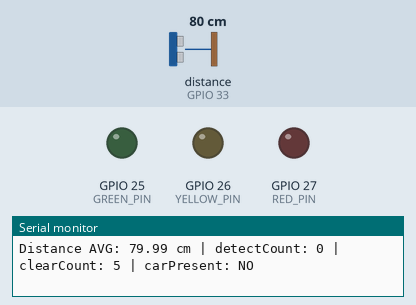
Recording of a sketch running on a simulated ESP32. Shown: output pins drawn as LEDs (lit = HIGH), the last lines printed to the serial monitor. Wiring (inferred from the names in the program): ultrasonic range finder: trigger GPIO 32; echo GPIO 33. The inputs (shaded band) are chosen by the test bench; at power-on: distance to the obstacle (sensor on GPIO 33) 80 cm. The echo pulse lasts 58.3 µs per cm; WiFi joins after 1.5 s; servers stay silent unless stated; no MQTT or app messages arrive unless stated; pins used as bus, display or sensor lines are not drawn.

Above: at 2.7 s.
2.8 s: distance to the obstacle (sensor on GPIO 33) set to 6 cm
4.7 s: distance to the obstacle (sensor on GPIO 33) set to 3 cm
At 6.6 s:
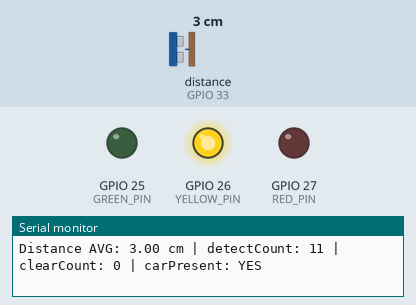
9.8 s: distance to the obstacle (sensor on GPIO 33) set to 9 cm
At 12.3 s:
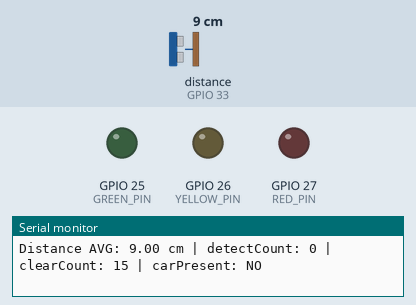
12.8 s: distance to the obstacle (sensor on GPIO 33) set to 2 cm
At 13.8 s:
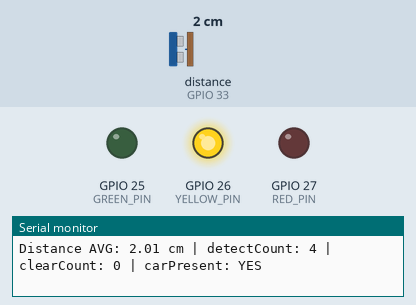
Timing chart, 0 to 15.8 s (numbered marks = the images above; inputs shaded):
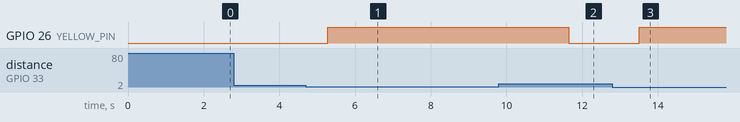

Measured:
- the behaviour switches between 5 and 4 cm on distance to the obstacle (sensor on GPIO 33) (found by bisection; images 0 and 1)
- after the input at 4.7 s, GPIO 26 (YELLOW_PIN): LOW → HIGH after 0.58 s
- after the input at 9.8 s, GPIO 26 (YELLOW_PIN): HIGH → LOW after 1.8 s
- after the input at 12.8 s, GPIO 26 (YELLOW_PIN): LOW → HIGH after 0.71 s

The sketch:

ParkingIoTControl_V7_OTA_slot3.ino
```cpp
#include <WiFi.h>
#include <WiFiClientSecure.h>
#include <PubSubClient.h>
#include <ArduinoJson.h>
#include <ArduinoOTA.h>
// PORT: 172.20.10.4
const char* ssid = "WiFiName";
const char* password = "WiFiPassword";

const char* mqttServer = "MQTTBroker";
const int mqttPort = 8883;

const char* mqttUsername = "SequentialMQTTBrokerUsername";
const char* mqttPassword = "SequentialMQTTBrokerPassword";

const char* slotId = "slot03";

char topicCmd[64];
char topicStatus[64];
char mqttClientId[64];

#define TRIG_PIN 32
#define ECHO_PIN 33

#define GREEN_PIN 25
#define YELLOW_PIN 26
#define RED_PIN 27

enum ParkingState {
  IDLE,
  RESERVED,
  WAIT_CONFIRM,
  OCCUPIED_RESERVED,
  ALERT_NO_RESERVATION,
  VIOLATION
};

ParkingState currentState = IDLE;

WiFiClientSecure espClient;
PubSubClient client(espClient);

char reservedUserId[64] = {0};

unsigned long waitStartTime = 0;
const unsigned long WAIT_CONFIRM_TIMEOUT = 10000;
const unsigned long ABSENT_CONFIRM_MS = 1200;

// Ultrasonic config
const float CAR_DETECT_CM = 4.6;
const unsigned long ULTRA_TIMEOUT_US = 30000;
const int ULTRA_SAMPLES = 5;

// Noise filter
const int DETECT_CONFIRM_COUNT = 4;
const int CLEAR_CONFIRM_COUNT = 4;

int detectCount = 0;
int clearCount = 0;

bool carPresent = false;
unsigned long absentSince = 0;

void buildTopics() {
  snprintf(topicCmd, sizeof(topicCmd), "parking/%s/cmd", slotId);
  snprintf(topicStatus, sizeof(topicStatus), "parking/%s/status", slotId);
  snprintf(mqttClientId, sizeof(mqttClientId), "ESP32_%s", slotId);
}

void setLight(bool g, bool y, bool r) {
  digitalWrite(GREEN_PIN, g);
  digitalWrite(YELLOW_PIN, y);
  digitalWrite(RED_PIN, r);
}

void setLightByState() {
  switch (currentState) {
    case IDLE:
      setLight(0, 0, 0);
      break;

    case RESERVED:
      setLight(1, 0, 0);
      break;

    case WAIT_CONFIRM:
    case OCCUPIED_RESERVED:
      setLight(0, 0, 1);
      break;

    case ALERT_NO_RESERVATION:
    case VIOLATION:
      setLight(0, 1, 0);
      break;
  }
}

void publishStatus(const char* state) {
  StaticJsonDocument<200> doc;

  doc["slotId"] = slotId;
  doc["state"] = state;

  if (reservedUserId[0] != '\0') {
    doc["userId"] = reservedUserId;
  }

  if (currentState == WAIT_CONFIRM) {
    unsigned long elapsed = millis() - waitStartTime;

    unsigned long remaining =
      (elapsed >= WAIT_CONFIRM_TIMEOUT)
      ? 0
      : (WAIT_CONFIRM_TIMEOUT - elapsed);

    doc["remainingMs"] = remaining;
  }

  char buffer[200];
  size_t n = serializeJson(doc, buffer, sizeof(buffer));

  client.publish(topicStatus, (const uint8_t*)buffer, n, true);

  Serial.print("MQTT publish: ");
  Serial.println(buffer);
}

float readDistanceCm() {
  digitalWrite(TRIG_PIN, LOW);
  delayMicroseconds(2);

  digitalWrite(TRIG_PIN, HIGH);
  delayMicroseconds(10);

  digitalWrite(TRIG_PIN, LOW);

  unsigned long duration = pulseIn(ECHO_PIN, HIGH, ULTRA_TIMEOUT_US);

  if (duration == 0) {
    return -1.0;
  }

  float distance = duration * 0.0343 / 2.0;
  return distance;
}

void updateCarPresent() {
  float sum = 0.0;
  int validCount = 0;

  for (int i = 0; i < ULTRA_SAMPLES; i++) {
    float distance = readDistanceCm();

    if (distance > 0.0 && distance < 100.0) {
      sum += distance;
      validCount++;
    }

    delay(30);
  }

  if (validCount == 0) {
    clearCount++;
    detectCount = 0;

    if (clearCount >= CLEAR_CONFIRM_COUNT) {
      carPresent = false;
    }

    return;
  }

  float avgDistance = sum / validCount;

  Serial.print("Distance AVG: ");
  Serial.print(avgDistance);
  Serial.print(" cm | detectCount: ");
  Serial.print(detectCount);
  Serial.print(" | clearCount: ");
  Serial.print(clearCount);
  Serial.print(" | carPresent: ");
  Serial.println(carPresent ? "YES" : "NO");

  if (avgDistance <= CAR_DETECT_CM) {
    detectCount++;
    clearCount = 0;
  } else {
    clearCount++;
    detectCount = 0;
  }

  if (detectCount >= DETECT_CONFIRM_COUNT) {
    carPresent = true;
  }

  if (clearCount >= CLEAR_CONFIRM_COUNT) {
    carPresent = false;
  }
}

bool carLeftConfirmed() {
  if (carPresent) {
    absentSince = 0;
    return false;
  }

  if (absentSince == 0) {
    absentSince = millis();
  }

  return (millis() - absentSince >= ABSENT_CONFIRM_MS);
}

void callback(char* topic, byte* payload, unsigned int length) {
  Serial.print("MQTT message arrived on topic: ");
  Serial.println(topic);

  StaticJsonDocument<256> doc;

  DeserializationError err = deserializeJson(doc, payload, length);

  if (err) {
    Serial.print("JSON parse failed: ");
    Serial.println(err.c_str());
    return;
  }

  const char* action = doc["action"] | "";
  const char* userId = doc["userId"] | "";

  Serial.print("Action: ");
  Serial.println(action);

  Serial.print("UserID: ");
  Serial.println(userId);

  if (strcmp(action, "reserve") == 0 && currentState == IDLE) {
    if (userId[0] == '\0') return;

    strncpy(reservedUserId, userId, sizeof(reservedUserId) - 1);
    reservedUserId[sizeof(reservedUserId) - 1] = '\0';

    currentState = RESERVED;

    setLightByState();
    publishStatus("reserved");

    return;
  }

  if (
    (
      strcmp(action, "cancel") == 0 ||
      strcmp(action, "expire") == 0
    ) &&
    currentState == RESERVED
  ) {
    reservedUserId[0] = '\0';

    currentState = IDLE;

    setLightByState();
    publishStatus("idle");

    return;
  }

  if (strcmp(action, "confirm") == 0 && currentState == WAIT_CONFIRM) {
    if (userId[0] == '\0') return;

    if (strcmp(userId, reservedUserId) == 0) {
      currentState = OCCUPIED_RESERVED;

      setLightByState();
      publishStatus("occupied_reserved");
    } else {
      publishStatus("confirm_rejected");
    }

    return;
  }
}

void reconnectWiFiIfNeeded() {
  if (WiFi.status() == WL_CONNECTED) return;

  Serial.println("WiFi disconnected, reconnecting");

  WiFi.disconnect();
  WiFi.begin(ssid, password);

  unsigned long start = millis();

  while (
    WiFi.status() != WL_CONNECTED &&
    millis() - start < 15000
  ) {
    Serial.print(".");
    delay(500);
  }

  Serial.println();
}

void reconnectMQTT() {
  static unsigned long lastAttempt = 0;

  if (client.connected()) return;

  if (millis() - lastAttempt < 2000) return;

  lastAttempt = millis();

  Serial.print("Connecting to MQTT (TLS)...");

  if (client.connect(mqttClientId, mqttUsername, mqttPassword)) {
    Serial.println("connected");

    client.subscribe(topicCmd);

    Serial.print("Subscribed to topic: ");
    Serial.println(topicCmd);

    publishStatus(
      currentState == IDLE ? "idle" :
      currentState == RESERVED ? "reserved" :
      currentState == WAIT_CONFIRM ? "wait_confirm" :
      currentState == OCCUPIED_RESERVED ? "occupied_reserved" :
      currentState == ALERT_NO_RESERVATION ? "occupied_no_reservation" :
      "violation"
    );

  } else {
    Serial.print("failed, rc=");
    Serial.println(client.state());
  }
}

void setupOTA() {
  ArduinoOTA.setHostname("smartparking-slot01");
  ArduinoOTA.setPassword("123456");

  ArduinoOTA
    .onStart([]() {
      Serial.println("OTA Start");
    })
    .onEnd([]() {
      Serial.println("\nOTA End");
    })
    .onProgress([](unsigned int progress, unsigned int total) {
      Serial.printf(
        "OTA Progress: %u%%\r",
        (progress * 100) / total
      );
    })
    .onError([](ota_error_t error) {
      Serial.printf("OTA Error[%u]\n", error);
    });

  ArduinoOTA.begin();

  Serial.println("OTA Ready");
}

void setup() {
  Serial.begin(115200);

  buildTopics();

  pinMode(TRIG_PIN, OUTPUT);
  pinMode(ECHO_PIN, INPUT);

  pinMode(GREEN_PIN, OUTPUT);
  pinMode(YELLOW_PIN, OUTPUT);
  pinMode(RED_PIN, OUTPUT);

  digitalWrite(TRIG_PIN, LOW);

  setLightByState();

  Serial.print("Connecting to WiFi: ");
  Serial.println(ssid);

  WiFi.begin(ssid, password);

  while (WiFi.status() != WL_CONNECTED) {
    Serial.print(".");
    delay(500);
  }

  Serial.println();
  Serial.println("WiFi connected");

  Serial.print("IP address: ");
  Serial.println(WiFi.localIP());

  espClient.setInsecure();

  client.setServer(mqttServer, mqttPort);
  client.setCallback(callback);

  setupOTA();
}

void loop() {
  ArduinoOTA.handle();

  reconnectWiFiIfNeeded();

  if (!client.connected()) {
    reconnectMQTT();
  }

  client.loop();

  updateCarPresent();

  switch (currentState) {
    case IDLE:
      if (carPresent) {
        currentState = ALERT_NO_RESERVATION;

        setLightByState();
        publishStatus("occupied_no_reservation");
      }
      break;

    case RESERVED:
      if (carPresent) {
        currentState = WAIT_CONFIRM;

        waitStartTime = millis();

        setLightByState();
        publishStatus("wait_confirm");
      }
      break;

    case WAIT_CONFIRM:
      if (carLeftConfirmed()) {
        currentState = IDLE;

        reservedUserId[0] = '\0';

        setLightByState();
        publishStatus("idle");

      } else if (millis() - waitStartTime >= WAIT_CONFIRM_TIMEOUT) {
        currentState = VIOLATION;

        setLightByState();
        publishStatus("violation");
      }

      break;

    case OCCUPIED_RESERVED:
    case ALERT_NO_RESERVATION:
    case VIOLATION:
      if (carLeftConfirmed()) {
        currentState = IDLE;

        reservedUserId[0] = '\0';

        setLightByState();
        publishStatus("idle");
      }

      break;
  }
}
```
